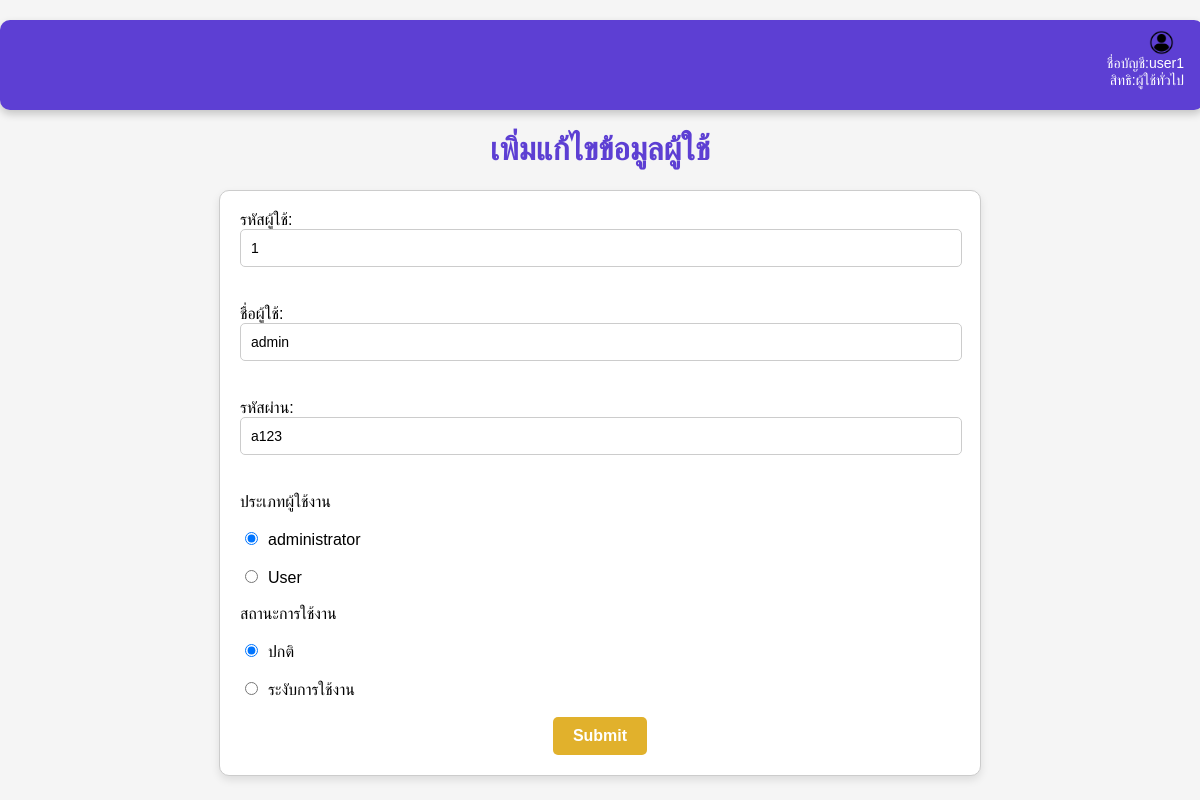
Page /User/formeditUser.php?id=1 (signed in) on the committed database.
### tables this page shows
CREATE TABLE `user_account` (
  `user_id` int(11) NOT NULL,
  `username` char(100) NOT NULL,
  `pwd` char(20) NOT NULL,
  `user_group` tinyint(4) NOT NULL,
  `user_status` tinyint(4) NOT NULL
);

### User/formeditUser.php (the view, shortened to what this page needs)
<?php
include_once("connectdb.php");
if (isset($_COOKIE["username"]) and isset($_COOKIE["UserGroup"])) {
    $username = $_COOKIE["username"];
    $userGroup = $_COOKIE["UserGroup"];
} else {
    echo '<script>
        alert("ยังไม่ได้ login");
        window.location.href="inputLogin.php";
    </script>';
    exit();
}
?>
<!DOCTYPE html>
<?php
include_once("connectdb.php");
$userId = $_GET["id"];
$sql = "select * from user_account where user_id=$userId";
$result = $conn->query($sql);
if ($result->num_rows == 1){
    $row = $result->fetch_assoc();
    $UserId = $row["user_id"];
    $UserName = $row["username"];
    $Password = $row["pwd"];
    $UserGroup = $row["user_group"];
    $UserStatus = $row["user_status"];
    $G1="";
    $G2="";
    if ($UserGroup==1){
        $G1="checked";
    }else{
        $G2="checked";
    }
    $S1="";
    $S2="";
    if ($UserStatus==1){
        $S1="checked";
    }else{
        $S2="checked";
    }
    }else{
        echo "ไม่พบข้อมูลรหัส $userId";
    }
?>
<html lang="en">
<head>
</head>
<body>
    <div class ="login">
        <IMG src="icon/login.png" width="25" height="25">
        <ul>
            <?php
            echo"<li>ชื่อบัญชี:$username </li>";
            echo"<li>สิทธิ:$userGroup</li>";
            ?>
        </ul>
    </div>
    <h1>เพิ่มแก้ไขข้อมูลผู้ใช้</h1>
    <div>
        <form action="UpdateUser.php" method="POST">
        <?php
        echo "
            รหัสผู้ใช้: <input type='text' name='txtid' value=$UserId><br><br>
            ชื่อผู้ใช้: <input type='text' name='txtname' value=$UserName><br><br>
            รหัสผ่าน: <input type='text' name='txtpwd' value=$Password><br><br>
            ประเภทผู้ใช้งาน<br><br>
            <input type='radio' name='rdogroup' value='1' $G1>administrator<br><br>
            <input type='radio' name='rdogroup' value='2' $G2>User<br><br>
            สถานะการใช้งาน<br><br>
            <input type='radio' name='rdostatus' value='1' $S1>ปกติ<br><br>
            <input type='radio' name='rdostatus' value='2' $S2>ระงับการใช้งาน<br><br>
            <input type='submit' name='Update'>";
        ?>
        </form>
    </div>
</body>
</html>

### User/formeditUser.php (style rules this page uses)
body { font-family: Arial, sans-serif; background-color: #f5f5f5; margin: 0; padding: 0; }
.login { width: 97%; height: 70px; text-align: right; padding: 10px 20px; margin: 20px auto; background-color: #5d3fd3; color: white; border-radius: 10px; box-shadow: 0 4px 8px rgba(0, 0, 0, 0.2); }
.login ul { list-style-type: none; padding: 0; margin: 0; }
.login ul li { font-size: 14px; }
.login img { margin-right: 10px; vertical-align: middle; }
h1 { text-align: center; color: #5d3fd3; }
form { width: 60%; margin: 20px auto; padding: 20px; background-color: #ffffff; border: 1px solid #ccc; border-radius: 10px; box-shadow: 0 4px 8px rgba(0, 0, 0, 0.1); }
form input[type="text"], form input[type="number"] { width: calc(100% - 20px); padding: 10px; margin-bottom: 20px; border: 1px solid #ccc; border-radius: 5px; font-size: 14px; }
form input[type="radio"] { margin-right: 10px; }
form input[type="submit"] { background-color: #e1b12c; color: white; padding: 10px 20px; border: none; border-radius: 5px; font-size: 16px; font-weight: bold; cursor: pointer; transition: background-color 0.3s ease; display: block; margin: 0 auto; }

### rows in the picture
user_account: txtid "1", txtname "admin", txtpwd "a123"

### other values in the picture
$username "user1"
$userGroup "ผู้ใช้ทั่วไป"
